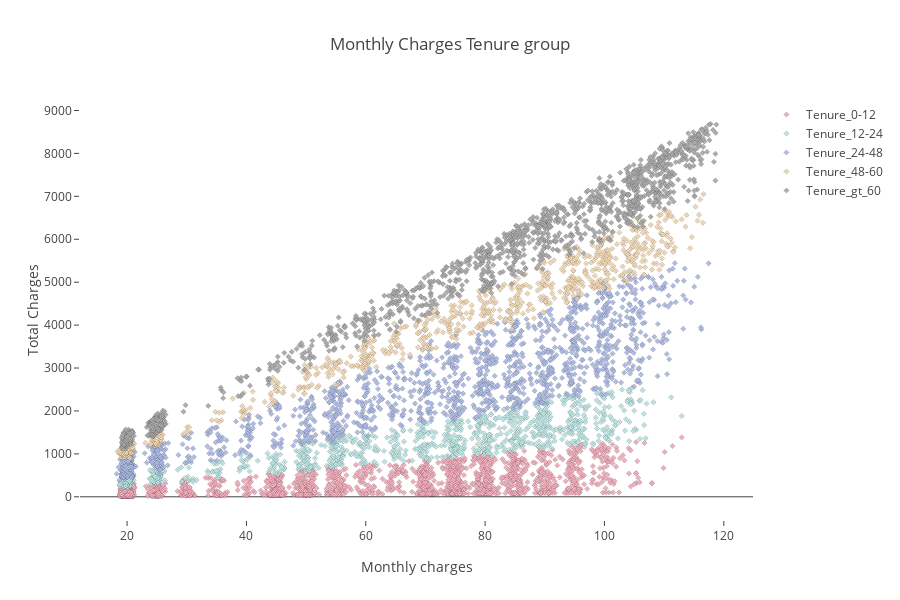
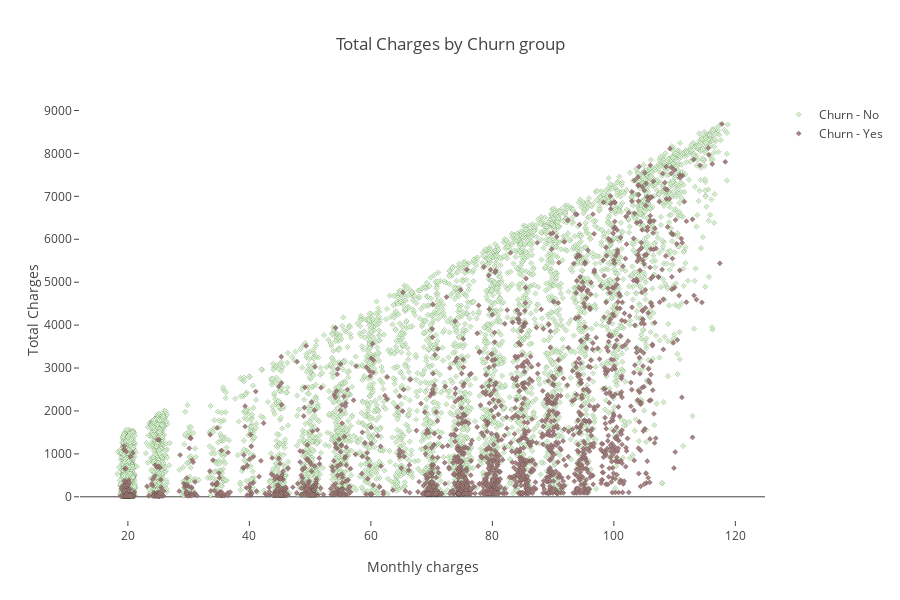

The notebook cell saved with these charts, in order:
### Markdown cell above
# Plotting Scatter plots for customer Tenure - Monthly charges and total charges

### Code cell
telecom_cust[['MonthlyCharges', 'TotalCharges','tenure',"tenure_group"]]

#scatter plot monthly charges & total charges by tenure group

def plot_tenure_scatter(tenure_group,color) :
    tracer = go.Scatter(x = telecom_cust[telecom_cust["tenure_group"] == tenure_group]["MonthlyCharges"],
                        y = telecom_cust[telecom_cust["tenure_group"] == tenure_group]["TotalCharges"],
                        mode = "markers",marker = dict(line = dict(color = "black",
                                                                   width = .2),
                                                       size = 4 , color = color,
                                                       symbol = "diamond-dot",
                                                      ),
                        name = tenure_group,
                        opacity = .9
                       )
    return tracer

#scatter plot monthly charges & total charges by churn group
def plot_churncharges_scatter(churn,color) :
    tracer = go.Scatter(x = telecom_cust[telecom_cust["Churn"] == churn]["MonthlyCharges"],
                        y = telecom_cust[telecom_cust["Churn"] == churn]["TotalCharges"],
                        mode = "markers",marker = dict(line = dict(color = "black",
                                                                   width = .2),
                                                       size = 4 , color = color,
                                                       symbol = "diamond-dot",
                                                      ),
                        name = "Churn - " + churn,
                        opacity = .9
                       )
    return tracer

trace1 = plot_tenure_scatter("Tenure_0-12","#feaebf")
trace2 = plot_tenure_scatter("Tenure_12-24","#beefed")
trace3 = plot_tenure_scatter("Tenure_24-48","#aebeef")
trace4 = plot_tenure_scatter("Tenure_48-60","#fedfb3")
trace5 = plot_tenure_scatter("Tenure_gt_60","#aaaaaa")
trace6 = plot_churncharges_scatter("Yes","#a17373")
trace7 = plot_churncharges_scatter("No","#d9ffce")

data1   = [trace1,trace2,trace3,trace4,trace5] 
data2   = [trace7,trace6]

#layout
def layout_title(title) :
    layout = go.Layout(dict(title = title,
                            xaxis = dict(gridcolor = 'rgb(255, 255, 255)',
                                         title = "Monthly charges",
                                         zerolinewidth=1,ticklen=5,gridwidth=2),
                            yaxis = dict(gridcolor = 'rgb(255, 255, 255)',
                                         title = "Total Charges",
                                         zerolinewidth=1,ticklen=5,gridwidth=2),
                            height = 600
                           )
                      )
    return layout

layout1  = layout_title("Monthly Charges Tenure group")
layout2  = layout_title("Total Charges by Churn group")
fig1 = go.Figure(data = data1,layout = layout1)
fig2 = go.Figure(data = data2,layout = layout2)
py.iplot(fig1)
py.iplot(fig2)

### Figure 1 — Plotly figure (JSON) as saved in the notebook; plotly's stock layout.template omitted (floating-point values rounded to 4 significant figures; data arrays with more than 128 entries replaced by an {"elided": "..."} marker saying what was removed)
{"data": [{"marker": {"color": "#feaebf", "line": {"color": "black", "width": 0.2}, "size": 4, "symbol": "diamond-dot"}, "mode": "markers", "name": "Tenure_0-12", "opacity": 0.9, "type": "scatter", "uid": "f2c432cc-c0d9-49d5-bb9e-ba19c5207ac1", "x": {"elided": "2175 float values"}, "y": {"elided": "2175 float values"}}, {"marker": {"color": "#beefed", "line": {"color": "black", "width": 0.2}, "size": 4, "symbol": "diamond-dot"}, "mode": "markers", "name": "Tenure_12-24", "opacity": 0.9, "type": "scatter", "uid": "5678474b-908a-47c0-a3dc-ff6f57dc2c1e", "x": {"elided": "1024 float values"}, "y": {"elided": "1024 float values"}}, {"marker": {"color": "#aebeef", "line": {"color": "black", "width": 0.2}, "size": 4, "symbol": "diamond-dot"}, "mode": "markers", "name": "Tenure_24-48", "opacity": 0.9, "type": "scatter", "uid": "44d3810c-cd79-4e32-847f-69c45a20efb8", "x": {"elided": "1594 float values"}, "y": {"elided": "1594 float values"}}, {"marker": {"color": "#fedfb3", "line": {"color": "black", "width": 0.2}, "size": 4, "symbol": "diamond-dot"}, "mode": "markers", "name": "Tenure_48-60", "opacity": 0.9, "type": "scatter", "uid": "daf1894f-ae5d-4ea6-993b-b3cc19a354ff", "x": {"elided": "832 float values"}, "y": {"elided": "832 float values"}}, {"marker": {"color": "#aaaaaa", "line": {"color": "black", "width": 0.2}, "size": 4, "symbol": "diamond-dot"}, "mode": "markers", "name": "Tenure_gt_60", "opacity": 0.9, "type": "scatter", "uid": "4de66550-c138-481b-b8a3-41fb2c7d55f5", "x": {"elided": "1407 float values"}, "y": {"elided": "1407 float values"}}], "layout": {"height": 600, "title": {"text": "Monthly Charges Tenure group"}, "xaxis": {"gridcolor": "rgb(255, 255, 255)", "gridwidth": 2, "ticklen": 5, "title": {"text": "Monthly charges"}, "zerolinewidth": 1}, "yaxis": {"gridcolor": "rgb(255, 255, 255)", "gridwidth": 2, "ticklen": 5, "title": {"text": "Total Charges"}, "zerolinewidth": 1}}}

### Figure 2 — Plotly figure (JSON) as saved in the notebook; plotly's stock layout.template omitted (floating-point values rounded to 4 significant figures; data arrays with more than 128 entries replaced by an {"elided": "..."} marker saying what was removed)
{"data": [{"marker": {"color": "#d9ffce", "line": {"color": "black", "width": 0.2}, "size": 4, "symbol": "diamond-dot"}, "mode": "markers", "name": "Churn - No", "opacity": 0.9, "type": "scatter", "uid": "13120043-8af9-4c6d-b662-d5d47cc4992c", "x": {"elided": "5163 float values"}, "y": {"elided": "5163 float values"}}, {"marker": {"color": "#a17373", "line": {"color": "black", "width": 0.2}, "size": 4, "symbol": "diamond-dot"}, "mode": "markers", "name": "Churn - Yes", "opacity": 0.9, "type": "scatter", "uid": "97a6c4ad-f5d8-4f73-968c-f03651d4b2dc", "x": {"elided": "1869 float values"}, "y": {"elided": "1869 float values"}}], "layout": {"height": 600, "title": {"text": "Total Charges by Churn group"}, "xaxis": {"gridcolor": "rgb(255, 255, 255)", "gridwidth": 2, "ticklen": 5, "title": {"text": "Monthly charges"}, "zerolinewidth": 1}, "yaxis": {"gridcolor": "rgb(255, 255, 255)", "gridwidth": 2, "ticklen": 5, "title": {"text": "Total Charges"}, "zerolinewidth": 1}}}
